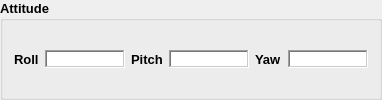
          <widget class="QGroupBox" name="attitude_groupBox">
           <property name="minimumSize">
            <size>
             <width>0</width>
             <height>0</height>
            </size>
           </property>
           <property name="maximumSize">
            <size>
             <width>16777215</width>
             <height>16777215</height>
            </size>
           </property>
           <property name="font">
            <font>
             <pointsize>10</pointsize>
             <weight>75</weight>
             <bold>true</bold>
            </font>
           </property>
           <property name="title">
            <string>Attitude</string>
           </property>
           <layout class="QHBoxLayout" name="horizontalLayout">
            <item>
             <layout class="QGridLayout" name="gridLayout_2">
              <item row="0" column="0">
               <widget class="QLabel" name="label_7">
                <property name="minimumSize">
                 <size>
                  <width>0</width>
                  <height>0</height>
                 </size>
                </property>
                <property name="maximumSize">
                 <size>
                  <width>16777215</width>
                  <height>16777215</height>
                 </size>
                </property>
                <property name="font">
                 <font>
                  <pointsize>10</pointsize>
                  <weight>75</weight>
                  <bold>true</bold>
                 </font>
                </property>
                <property name="text">
                 <string>Roll</string>
                </property>
               </widget>
              </item>
              <item row="0" column="1">
               <widget class="QPlainTextEdit" name="m_Roll">
                <property name="sizePolicy">
                 <sizepolicy hsizetype="Expanding" vsizetype="Fixed">
                  <horstretch>0</horstretch>
                  <verstretch>0</verstretch>
                 </sizepolicy>
                </property>
                <property name="minimumSize">
                 <size>
                  <width>60</width>
                  <height>18</height>
                 </size>
                </property>
                <property name="maximumSize">
                 <size>
                  <width>80</width>
                  <height>18</height>
                 </size>
                </property>
                <property name="frameShape">
                 <enum>QFrame::WinPanel</enum>
                </property>
                <property name="verticalScrollBarPolicy">
                 <enum>Qt::ScrollBarAlwaysOff</enum>
                </property>
                <property name="horizontalScrollBarPolicy">
                 <enum>Qt::ScrollBarAlwaysOff</enum>
                </property>
                <property name="readOnly">
                 <bool>true</bool>
                </property>
               </widget>
              </item>
              <item row="0" column="2">
               <widget class="QLabel" name="label_8">
                <property name="minimumSize">
                 <size>
                  <width>0</width>
                  <height>0</height>
                 </size>
                </property>
                <property name="maximumSize">
                 <size>
                  <width>16777215</width>
                  <height>16777215</height>
                 </size>
                </property>
                <property name="font">
                 <font>
                  <pointsize>10</pointsize>
                  <weight>75</weight>
                  <bold>true</bold>
                 </font>
                </property>
                <property name="text">
                 <string>Pitch</string>
                </property>
               </widget>
              </item>
              <item row="0" column="3">
               <widget class="QPlainTextEdit" name="m_Pitch">
                <property name="sizePolicy">
                 <sizepolicy hsizetype="Expanding" vsizetype="Fixed">
                  <horstretch>0</horstretch>
                  <verstretch>0</verstretch>
                 </sizepolicy>
                </property>
                <property name="minimumSize">
                 <size>
                  <width>60</width>
                  <height>18</height>
                 </size>
                </property>
                <property name="maximumSize">
                 <size>
                  <width>80</width>
                  <height>18</height>
                 </size>
                </property>
                <property name="frameShape">
                 <enum>QFrame::WinPanel</enum>
                </property>
                <property name="verticalScrollBarPolicy">
                 <enum>Qt::ScrollBarAlwaysOff</enum>
                </property>
                <property name="horizontalScrollBarPolicy">
                 <enum>Qt::ScrollBarAlwaysOff</enum>
                </property>
                <property name="readOnly">
                 <bool>true</bool>
                </property>
               </widget>
              </item>
              <item row="0" column="4">
               <widget class="QLabel" name="label_9">
                <property name="minimumSize">
                 <size>
                  <width>0</width>
                  <height>0</height>
                 </size>
                </property>
                <property name="maximumSize">
                 <size>
                  <width>16777215</width>
                  <height>16777215</height>
                 </size>
                </property>
                <property name="font">
                 <font>
                  <pointsize>10</pointsize>
                  <weight>75</weight>
                  <bold>true</bold>
                 </font>
                </property>
                <property name="text">
                 <string>Yaw</string>
                </property>
               </widget>
              </item>
              <item row="0" column="5">
               <widget class="QPlainTextEdit" name="m_Yaw">
                <property name="sizePolicy">
                 <sizepolicy hsizetype="Expanding" vsizetype="Fixed">
                  <horstretch>0</horstretch>
                  <verstretch>0</verstretch>
                 </sizepolicy>
                </property>
                <property name="minimumSize">
                 <size>
                  <width>60</width>
                  <height>18</height>
                 </size>
                </property>
                <property name="maximumSize">
                 <size>
                  <width>80</width>
                  <height>18</height>
                 </size>
                </property>
                <property name="frameShape">
                 <enum>QFrame::WinPanel</enum>
                </property>
                <property name="verticalScrollBarPolicy">
                 <enum>Qt::ScrollBarAlwaysOff</enum>
                </property>
                <property name="horizontalScrollBarPolicy">
                 <enum>Qt::ScrollBarAlwaysOff</enum>
                </property>
                <property name="readOnly">
                 <bool>true</bool>
                </property>
               </widget>
              </item>
             </layout>
            </item>
           </layout>
          </widget>
